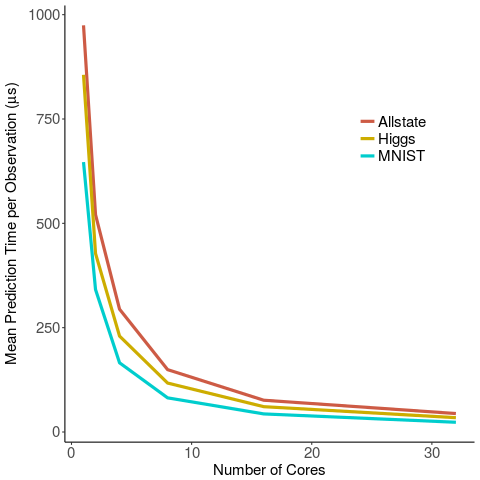

This chart was generated by the following R code:
# ---
# title: "Test speed-up and scale-up of R-Rerf against xg and ranger"
# author: "James Browne"
# date: "Oct 10 2017"
# output: html_document
# ---
library(ggplot2)
library(plyr)

data_summary <- function(data, varname, groupnames){
      require(plyr)
  summary_func <- function(x, col){
         # c(mean = median(x[[col]], na.rm=TRUE),
          c(mean = min(x[[col]], na.rm=TRUE),
                  sd = sd(x[[col]], na.rm=TRUE))
    }
    data_sum<-ddply(data, groupnames, .fun=summary_func,
                                      varname)
    data_sum <- rename(data_sum, c("mean" = varname))
     return(data_sum)
}


mydatamnist <- read.csv(file="figure7mnist.csv", header=FALSE)
mydatamnist$V2 <- mydatamnist$V2/35000
mydatamnist <- data_summary(mydatamnist,varname="V2",groupnames=c("V1"))
mydatamnist$V4 <- "MNIST"

mydatahiggs <- read.csv(file="figure7higgs.csv", header=FALSE)
mydatahiggs$V2 <- mydatahiggs$V2/25000
mydatahiggs <- data_summary(mydatahiggs,varname="V2",groupnames=c("V1"))
mydatahiggs$V4 <-  "Higgs"

mydataallstate <- read.csv(file="figure7allstate.csv", header=FALSE)
mydataallstate$V2 <- mydataallstate$V2/50000
mydataallstate <- data_summary(mydataallstate,varname="V2",groupnames=c("V1"))
mydataallstate$V4 <- "Allstate"

mydata <- rbind(mydatamnist, mydatahiggs, mydataallstate)
mydata <- mydata[mydata$V1 != 64, ]
mydata <- mydata[mydata$V1 != 48, ]


mydata$V1 <- as.numeric(mydata$V1)
mydata$V2 <- as.numeric(mydata$V2)
mydata$V4 <- as.factor(mydata$V4)

leg <- theme(legend.text = element_text(size = 15), legend.title=element_blank(), plot.title = element_text(size = 16,  face="bold"), plot.subtitle = element_text(size = 12),axis.title.x = element_text(size=15), axis.text.x = element_text(size=15), axis.title.y = element_text(size=15), axis.text.y = element_text(size=15))

p <- ggplot(mydata,aes(x=V1, y=V2, group=V4, color=V4))+geom_line(size=1.5)

#p <- p + labs(title = "Strong Scaling") 
p <- p + theme_classic() + leg
p <- p + labs(x = "Number of Cores", y = expression(paste("Mean Prediction Time per Observation (", mu, "s)")))
    p <- p + theme(legend.position = c(.8,.7))

 cols <- c("Higgs"="gold3", "MNIST"="cyan3", "Allstate"="coral3", "Ideal"="olivedrab3" )
p <- p + scale_color_manual(values=cols)

png(file="figure7a.png")
print(p)
dev.off()
